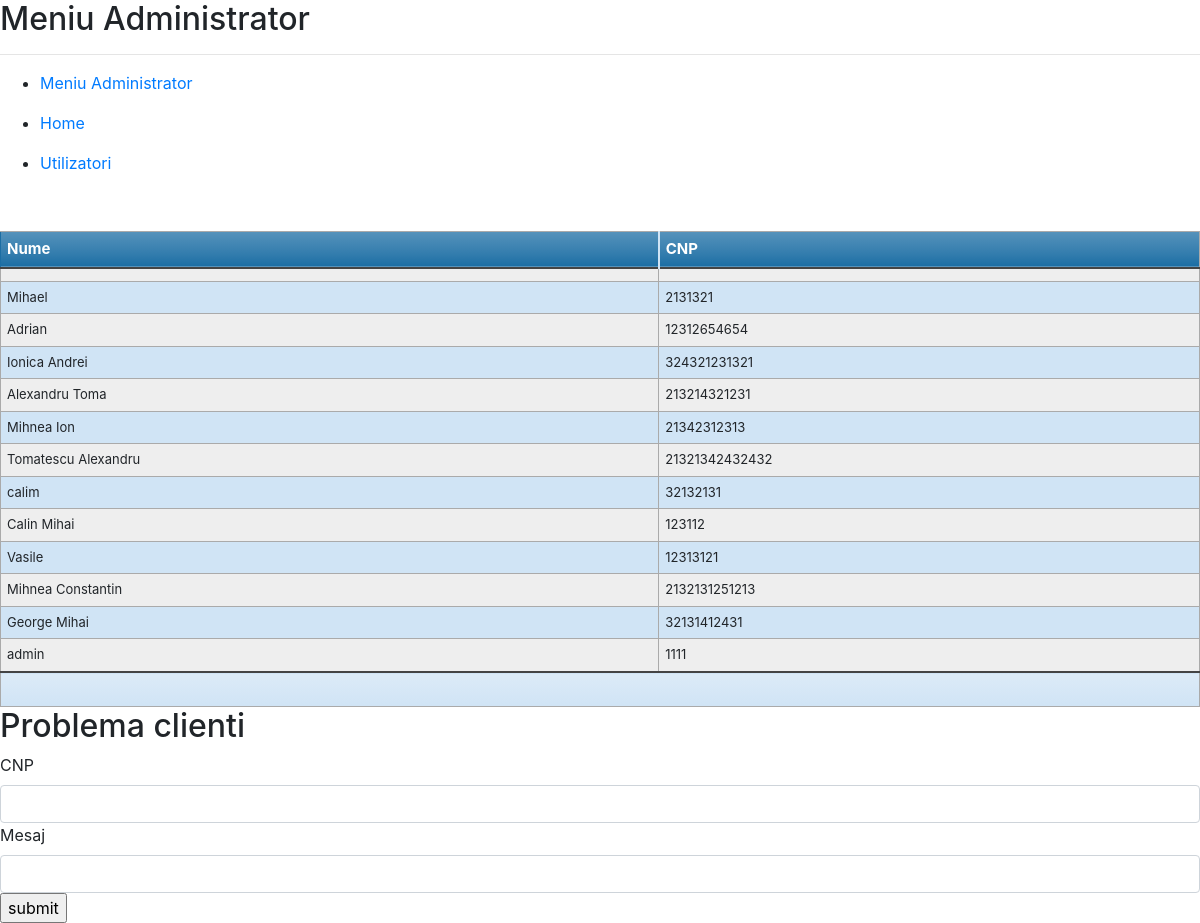
Screenshot of /problemeClienti.php with the database file from the repository.
### tables this page shows
CREATE TABLE `utilizatori` (
  `ID` varchar(255) NOT NULL,
  `Parola` varchar(255) NOT NULL,
  `CNP` text NOT NULL,
  `Data_inregistrare` date NOT NULL DEFAULT current_timestamp()
);

### function.php (called while the page is built, shortened)
<?php
function conectare($host = 'localhost',
                    $user = 'root',
                    $password = '',
                    $database = 'baza'
                  )
{
return mysqli_connect($host, $user, $password, $database);
}
function utilizatori()
{
$link = conectare();
$query = "SELECT * FROM utilizatori";
$rezultat = mysqli_query($link, $query);
$utilizatori = mysqli_fetch_all($rezultat, MYSQLI_ASSOC);
return $utilizatori;
}
?>

### problemeClienti.php (the view, shortened to what this page needs)
<?php
require_once('function.php');
?>
<?php
$utilizatori = utilizatori();
?>
<!DOCTYPE html>
<html>
<head>
  <link rel="stylesheet" type="text/css" href="https://stackpath.bootstrapcdn.com/bootstrap/4.5.2/css/bootstrap.min.css">
  </head>
  <body>
  <div id="menubar">
          <nav class="menu">
            <h2>Meniu Administrator</h2>
            <hr>
            <ul>
              <li><a href="meniu_admin.php" title="Link">Meniu Administrator
              </a></li>
            </ul>
            <ul>
              <li><a href="home.php" title="Link">Home</a></li>
            </ul>
            <ul>
            <li><a href="utilizatori.php" title="Link">Utilizatori</a></li></ul>
          </nav>
  </div>
</head>
<p>&nbsp;</p>
<table class="utilizatori">
<thead>
<tr>
<th>Nume</th>
<th>CNP</th>
</tr>
</thead>
<tfoot>
<tr>
<td colspan="3">
<div class="links">&nbsp;</div>
</td>
</tr>
</tfoot>
<tbody>
  <?php
  foreach ($utilizatori as $utilizator) {
  ?>
<tr>
<td><?php print $utilizator['ID'];?></td>
<td><?php print $utilizator['CNP'];?></td>
<?php } ?>
</tbody>
</table>
<h2> Problema clienti </h2>
<form action ="" method = "POST" enctype="multipart/form-data">
<div class = "CNP">
<label>CNP</label>
<input type="int" name="CNP" class="form-control" required>
</div>
<div class = "Mesaj">
  <label>Mesaj</label>
  <input type="text" name="Mesaj" class="form-control" required>
</div>
<input type="submit" name="submit" value="submit"/>
</form>
</body>
</html>
</html>

### problemeClienti.php (style rules this page uses)
table.utilizatori { border: 1px solid #1C6EA4; background-color: #EEEEEE; width: 100%; text-align: left; border-collapse: collapse; }
table.utilizatori td, table.utilizatori th { border: 1px solid #AAAAAA; padding: 6px 6px; }
table.utilizatori tbody td { font-size: 13px; }
table.utilizatori tr:nth-child(even) { background: #D0E4F5; }
table.utilizatori thead { background: #1C6EA4; background: -moz-linear-gradient(top, #5592bb 0%, #327cad 66%, #1C6EA4 100%); background: -webkit-linear-gradient(top, #5592bb 0%, #327cad 66%, #1C6EA4 100%); background: linear-gradient(to bottom, #5592bb 0%, #327cad 66%, #1C6EA4 100%); border-bottom: 2px solid #444444; }
table.utilizatori thead th { font-size: 15px; font-weight: bold; color: #FFFFFF; border-left: 2px solid #D0E4F5; }
table.utilizatori thead th:first-child { border-left: none; }
table.utilizatori tfoot { font-size: 14px; font-weight: bold; color: #FFFFFF; background: #D0E4F5; background: -moz-linear-gradient(top, #dcebf7 0%, #d4e6f6 66%, #D0E4F5 100%); background: -webkit-linear-gradient(top, #dcebf7 0%, #d4e6f6 66%, #D0E4F5 100%); background: linear-gradient(to bottom, #dcebf7 0%, #d4e6f6 66%, #D0E4F5 100%); border-top: 2px solid #444444; }
table.utilizatori tfoot td { font-size: 14px; }
table.utilizatori tfoot .links { text-align: right; }

### rows the page displays
utilizatori: ID "Mihael", CNP "2131321"
utilizatori: ID "Adrian", CNP "12312654654"
utilizatori: ID "Ionica Andrei", CNP "324321231321"
utilizatori: ID "Alexandru Toma", CNP "213214321231"
utilizatori: ID "Mihnea Ion", CNP "21342312313"
utilizatori: ID "Tomatescu Alexandru", CNP "21321342432432"
utilizatori: ID "calim", CNP "32132131"
utilizatori: ID "Calin Mihai", CNP "123112"
utilizatori: ID "Vasile", CNP "12313121"
utilizatori: ID "Mihnea Constantin", CNP "2132131251213"
utilizatori: ID "George Mihai", CNP "32131412431"
utilizatori: ID "admin", CNP "1111"
